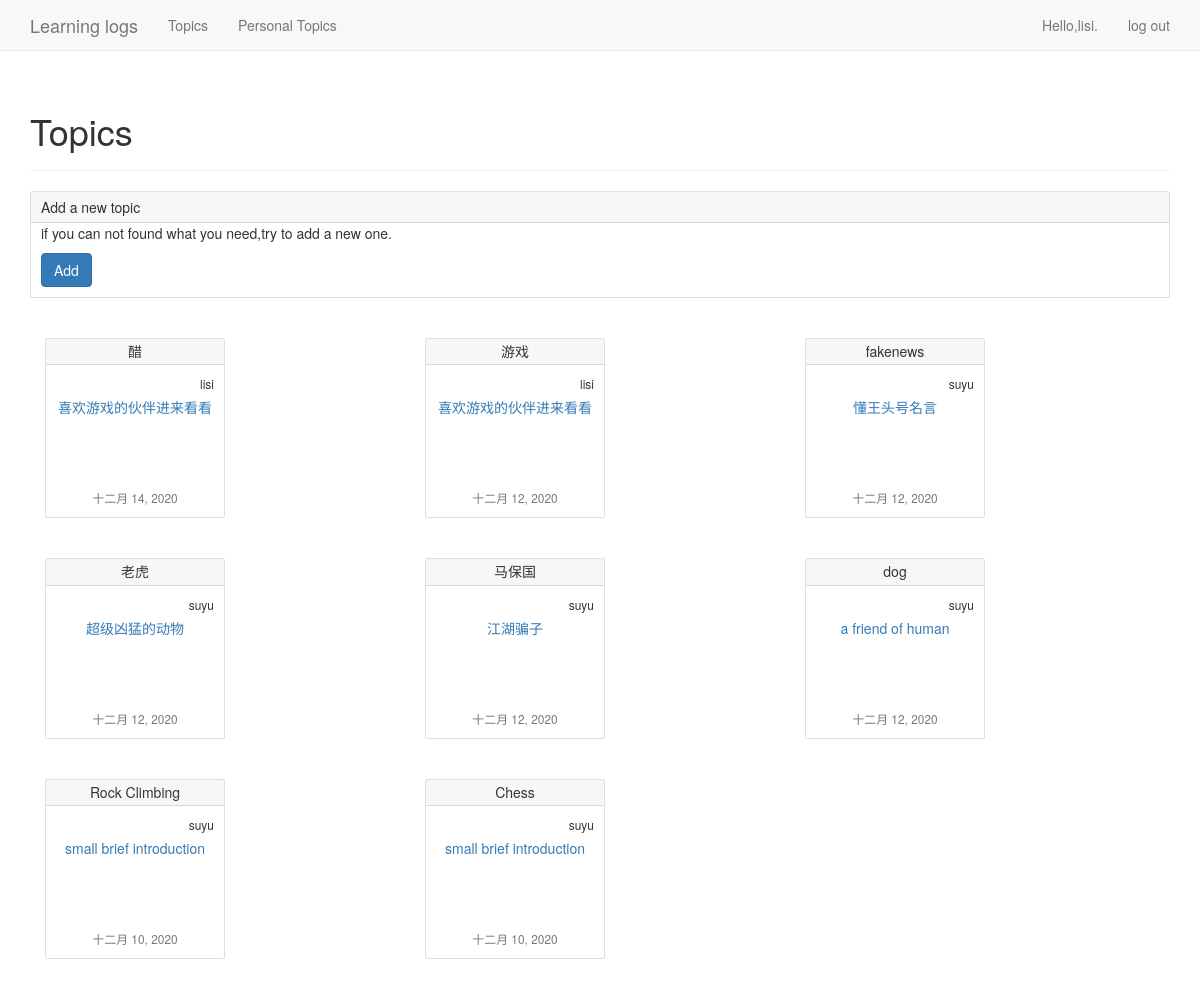
Screenshot of /topics/ (signed in) with the database file from the repository.
### learning_logs/models.py (models this page shows)
class Topic(models.Model):
    text = models.CharField(max_length=200)
    brief = models.CharField(max_length=100)
    date_added = models.DateTimeField(auto_now_add=True)
    owner = models.ForeignKey(User, on_delete=models.CASCADE)
    public = models.BooleanField()
    def __str__(self):
        return self.text

### learning_logs/views.py (the view)
# urls.py: path('topics/', views.topics, name='topics'),
@login_required
def topics(request):
    topics = Topic.objects.filter(public=1).order_by('-date_added')
    context = {'topics': topics}
    return render(request, 'learning_logs/topics.html', context)

### templates/learning_logs/topics.html (shortened to what this page needs)
<!DOCTYPE html>
<html lang="en" xmlns="http://www.w3.org/1999/html">
<head>
</head>
<body>
    {% extends "learning_logs/base.html" %}
    {% block header %}
        <h1>Topics</h1>
    {% endblock header %}
    {% block content %}
        <div class="card">
          <div class="card-header">
            Add a new topic
          </div>
          <div class="card-body">
            <p class="card-text">if you can not found what you need,try to add a new one.</p>
            <a href="{% url 'learning_logs:new_topic' %}" class="btn btn-primary">Add</a>
          </div>
        </div>
        {% for topic in topics %}
             <div class="col-sm-4">
                <div class="card" style="width: 18rem;"  >
                    <h5 class="card-header">{{ topic }}</h5>
                  <div class="card-body">
                      <p class="little-card-title"> {{ topic.owner}}</p>
                    <p class="little-card-text"><a href="{% url 'learning_logs:topic' topic.id %}" >{{ topic.brief }}</a></p>
                     <div class="card-footer">
                      <small class="text-muted">{{ topic.date_added|date:'M d, Y' }}</small>
                    </div>
                  </div>
                </div>
             </div>
        {% empty %}
        No topic have been added yet
        {% endfor %}
     {% endblock content %}

### templates/learning_logs/base.html (shortened to what this page needs)
{% load bootstrap3 %}
<!DOCTYPE html>
<html lang="en">
<head>
    {% bootstrap_css %}
</head>
<body>
    <nav class="navbar navbar-default navbar-static-top">
        <div class="container">
            <div class="navbar-header">
                <a class="navbar-brand" href="{%  url 'learning_logs:index' %}">
                    Learning logs
                </a>
            </div>
            <div id="navbar" class="navbar-collapse collapse">
                <ul class="nav navbar-nav">
                    <li><a href="{% url 'learning_logs:topics' %}">Topics</a> </li>
                    <li><a href="{% url 'learning_logs:personal_topic' %}">Personal Topics</a></li>
                </ul>
                <ul class="nav navbar-nav navbar-right">
                    {% if user.is_authenticated %}
                        <li><a>Hello,{{ user.username }}.</a></li>
                        <li><a href="{% url 'users:logout' %}">log out</a></li>
                    {% else %}
                        <li><a href="{% url 'users:register' %}">register</a></li>
                        <li><a href="{% url 'users:login' %}">log in</a></li>
                    {% endif %}
                </ul>
            </div>
        </div>
    </nav>
    <div class="container">
        <div class="page-header">
            {% block header %}{% endblock header %}
        </div>
        <div>
            {% block content %}{% endblock content %}
        </div>
    </div>
</body>
</html>

### templates/learning_logs/topics.html (style rules this page uses)
.card { position: relative; display: flex; flex-direction: column; min-width: 0; word-wrap: break-word; background-color: #fff; background-clip: border-box; border: 1px solid rgba(0,0,0,.125); border-radius: .25rem; margin-bottom: 4rem; }
.card-body { flex: 1 1 auto; padding: 0 1rem 1rem 1rem; }
.card-header { padding: .5rem 1rem; margin-top: 0; background-color: rgba(0,0,0,.03); border-bottom: 1px solid rgba(0,0,0,.125); }
.little-card-text { height: 80px; }
.col-sm-4 { text-align: center; }
.little-card-title { margin-bottom: .5rem; margin-top:0; font-size: 12px; text-align: right; font-weight: 500; }

### rows the page displays
Topic: text "醋", owner "lisi", brief "喜欢游戏的伙伴进来看看", date_added "十二月 14, 2020"
Topic: text "游戏", owner "lisi", brief "喜欢游戏的伙伴进来看看", date_added "十二月 12, 2020"
Topic: text "fakenews", owner "suyu", brief "懂王头号名言", date_added "十二月 12, 2020"
Topic: text "老虎", owner "suyu", brief "超级凶猛的动物", date_added "十二月 12, 2020"
Topic: text "马保国", owner "suyu", brief "江湖骗子", date_added "十二月 12, 2020"
Topic: text "dog", owner "suyu", brief "a friend of human", date_added "十二月 12, 2020"
Topic: text "Rock Climbing", owner "suyu", brief "small brief introduction", date_added "十二月 10, 2020"
Topic: text "Chess", owner "suyu", brief "small brief introduction", date_added "十二月 10, 2020"

### other values shown
{{ user.username }} "lisi"
